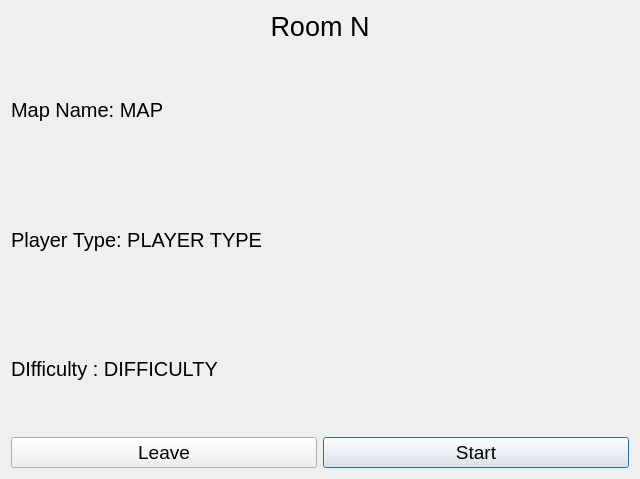
<?xml version="1.0" encoding="UTF-8"?>
<ui version="4.0">
 <class>Room</class>
 <widget class="QDialog" name="Room">
  <property name="geometry">
   <rect>
    <x>0</x>
    <y>0</y>
    <width>640</width>
    <height>479</height>
   </rect>
  </property>
  <property name="windowTitle">
   <string>Dialog</string>
  </property>
  <layout class="QGridLayout" name="gridLayout">
   <item row="1" column="0" colspan="2">
    <widget class="QLabel" name="title">
     <property name="sizePolicy">
      <sizepolicy hsizetype="Preferred" vsizetype="Fixed">
       <horstretch>0</horstretch>
       <verstretch>0</verstretch>
      </sizepolicy>
     </property>
     <property name="font">
      <font>
       <pointsize>20</pointsize>
      </font>
     </property>
     <property name="text">
      <string>Room N</string>
     </property>
     <property name="alignment">
      <set>Qt::AlignHCenter|Qt::AlignTop</set>
     </property>
    </widget>
   </item>
   <item row="5" column="1">
    <widget class="QPushButton" name="Start">
     <property name="font">
      <font>
       <pointsize>14</pointsize>
      </font>
     </property>
     <property name="text">
      <string>Start</string>
     </property>
    </widget>
   </item>
   <item row="5" column="0">
    <widget class="QPushButton" name="Leave">
     <property name="font">
      <font>
       <pointsize>14</pointsize>
      </font>
     </property>
     <property name="text">
      <string>Leave</string>
     </property>
    </widget>
   </item>
   <item row="2" column="0" colspan="2">
    <layout class="QVBoxLayout" name="verticalLayout">
     <item>
      <widget class="QLabel" name="map">
       <property name="font">
        <font>
         <pointsize>15</pointsize>
        </font>
       </property>
       <property name="text">
        <string>Map Name: MAP</string>
       </property>
      </widget>
     </item>
     <item>
      <widget class="QLabel" name="playerType">
       <property name="font">
        <font>
         <pointsize>15</pointsize>
        </font>
       </property>
       <property name="text">
        <string>Player Type: PLAYER TYPE</string>
       </property>
      </widget>
     </item>
     <item>
      <widget class="QLabel" name="difficulty">
       <property name="font">
        <font>
         <pointsize>15</pointsize>
        </font>
       </property>
       <property name="text">
        <string>DIfficulty : DIFFICULTY</string>
       </property>
      </widget>
     </item>
    </layout>
   </item>
  </layout>
 </widget>
 <resources/>
 <connections>
  <connection>
   <sender>Leave</sender>
   <signal>clicked()</signal>
   <receiver>Room</receiver>
   <slot>reject()</slot>
   <hints>
    <hint type="sourcelabel">
     <x>162</x>
     <y>455</y>
    </hint>
    <hint type="destinationlabel">
     <x>319</x>
     <y>239</y>
    </hint>
   </hints>
  </connection>
  <connection>
   <sender>Start</sender>
   <signal>clicked()</signal>
   <receiver>Room</receiver>
   <slot>accept()</slot>
   <hints>
    <hint type="sourcelabel">
     <x>476</x>
     <y>455</y>
    </hint>
    <hint type="destinationlabel">
     <x>319</x>
     <y>239</y>
    </hint>
   </hints>
  </connection>
 </connections>
 <slots>
  <slot>mapSelected()</slot>
 </slots>
</ui>
